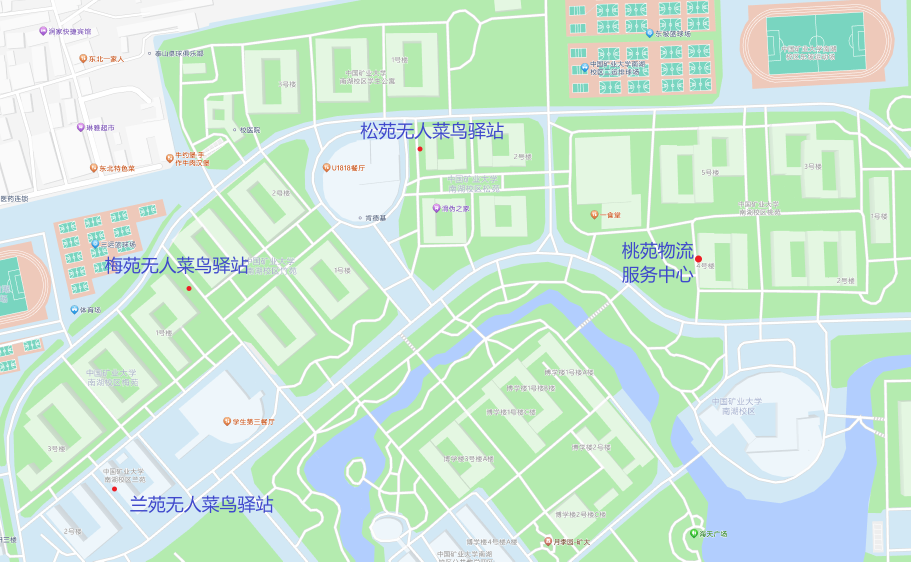
#> input picture data/maps/cumtlive_logistics_locations_reddots.png, 1821 x 1123 px, found by its file name (shown at 1/2 size)
$ python fit_fft_georef.py
#> lines starting #> are read from the running program, lines starting #| are printed output that depends on the picture; after the words box and inside, x2 and y2 are one past the last pixel; in counts of white or black regions, pixels touching at a corner belong together
# -*- coding: utf-8 -*-
"""道路配准：用"精确率与召回率的几何平均"做评分。

对二值图，重合格数 C 同时正比于精确率 (C/N_tmpl) 与召回率 (C/N_img)，
所以 F1 ∝ C / sqrt(N_tmpl)。这一步归一化是关键，
否则搜索会一路退化成"把矢量图缩成一个小点"。
"""
import json
import math

import numpy as np
from PIL import Image

IMG = r'D:\java大作业\data\maps\cumtlive_logistics_locations_reddots.png'
GEO = r'D:\java大作业\data\geo\cumt_nanhu_campus.geojson'
MLAT = 110574.0
MLON = 111320.0 * math.cos(math.radians(34.21))
STEP = 3

im = Image.open(IMG).convert('RGB')
#> im is the input picture: PIL image 1821x1123 RGB; mean R, G, B 204.2, 232.5, 213.2
W, H = im.size
#> W = 1821; H = 1123
a = np.asarray(im).astype(np.int16)
R, G, B = a[:, :, 0], a[:, :, 1], a[:, :, 2]
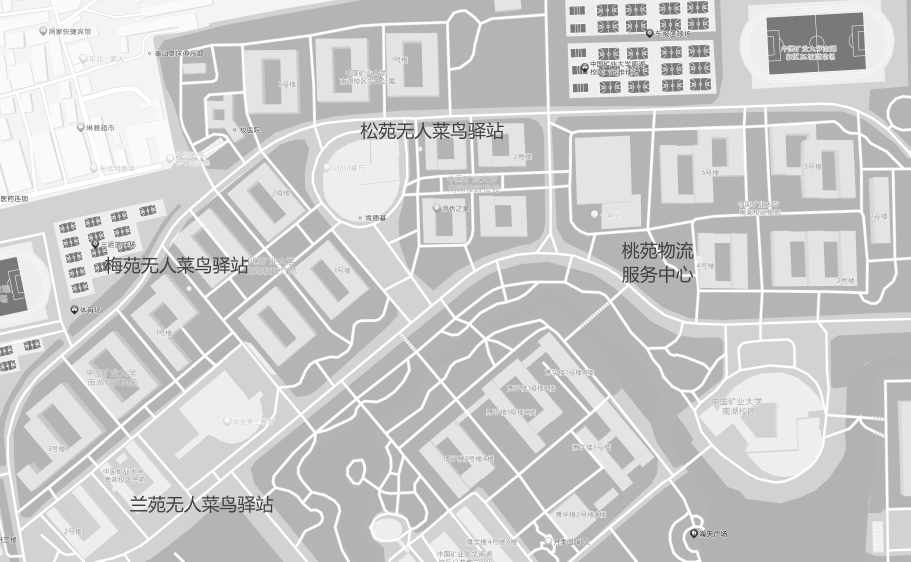
#> R: shape (1123, 1821) int16 (shown at 1/2 size); min 34, max 255, mean 204.2
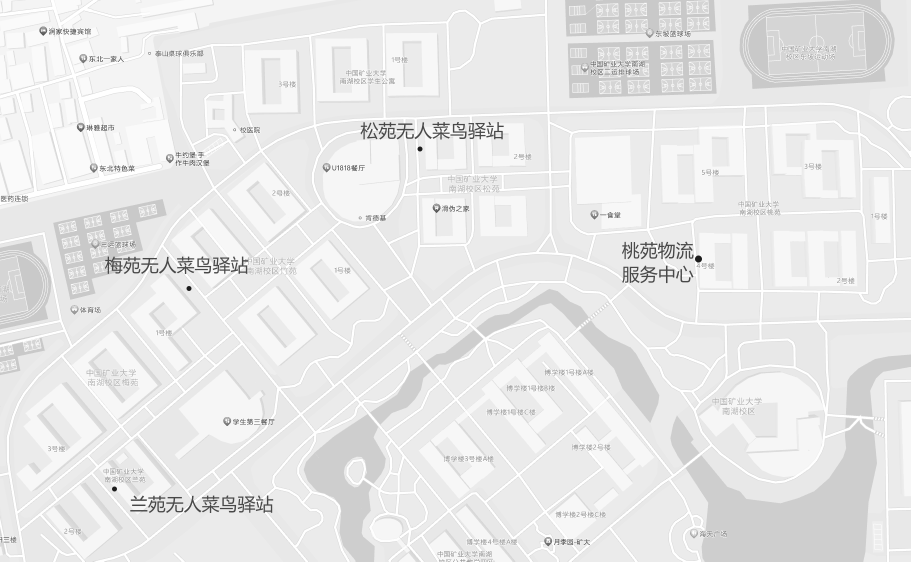
#> G: shape (1123, 1821) int16 (shown at 1/2 size); min 28, max 255, mean 232.5
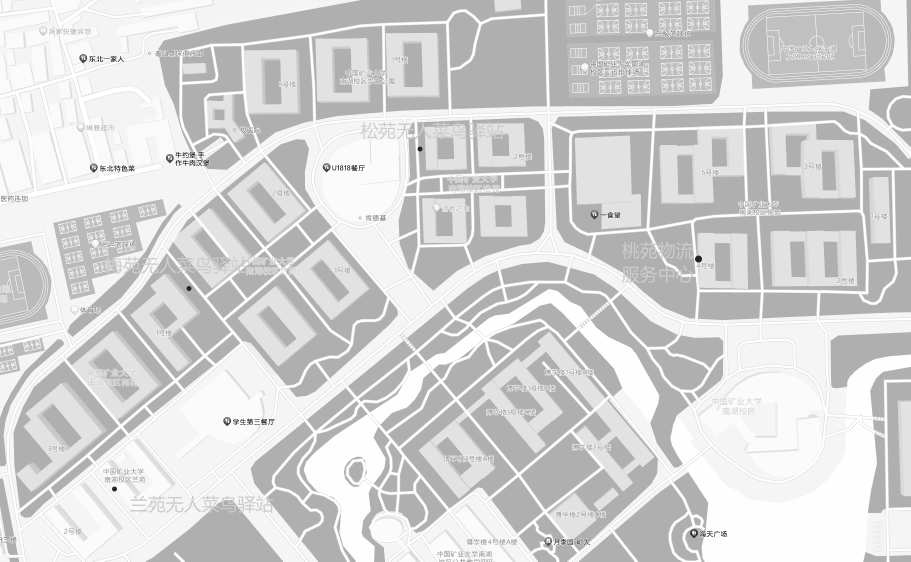
#> B: shape (1123, 1821) int16 (shown at 1/2 size); min 36, max 255, mean 213.2
white = (R >= 248) & (G >= 248) & (B >= 248)
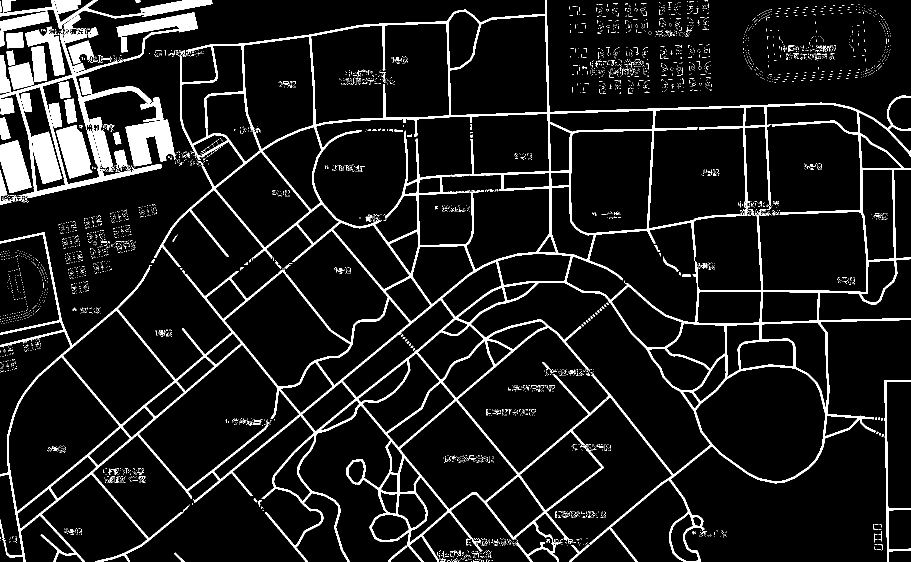
#> white: shape (1123, 1821) bool (shown at 1/2 size); 9.3% white; 4439 white regions (4347 under 20 px), largest, box (x1, y1, x2, y2) and area: (0, 0, 1821, 1123) 111024, (0, 66, 324, 403) 9798, (251, 239, 351, 333) 5753


def erode(m, r=1):
#> called with r = 1
    o = m.copy()
    for dy in range(-r, r + 1):
        for dx in range(-r, r + 1):
            if dx or dy:
                o &= np.roll(np.roll(m, dy, axis=0), dx, axis=1)
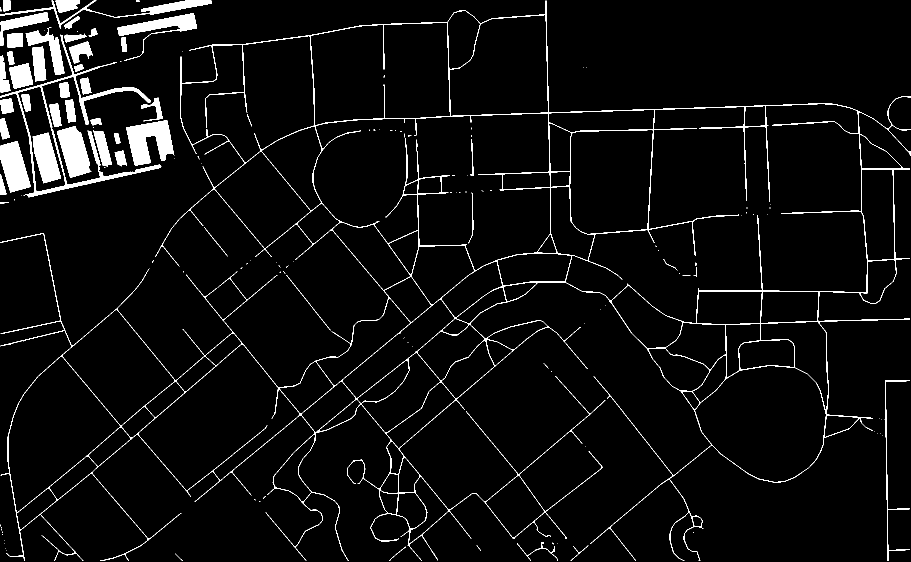
#> o: shape (1123, 1821) bool (shown at 1/2 size); 4.4% white; 144 white regions (93 under 20 px), largest, box (x1, y1, x2, y2) and area: (1, 1, 1821, 1122) 38268, (0, 69, 323, 395) 6329, (252, 240, 348, 331) 5217
    return o


def dilate(m, r=1):
#> called with r = 2
    o = m.copy()
    for dy in range(-r, r + 1):
        for dx in range(-r, r + 1):
            if dx or dy:
                o |= np.roll(np.roll(m, dy, axis=0), dx, axis=1)
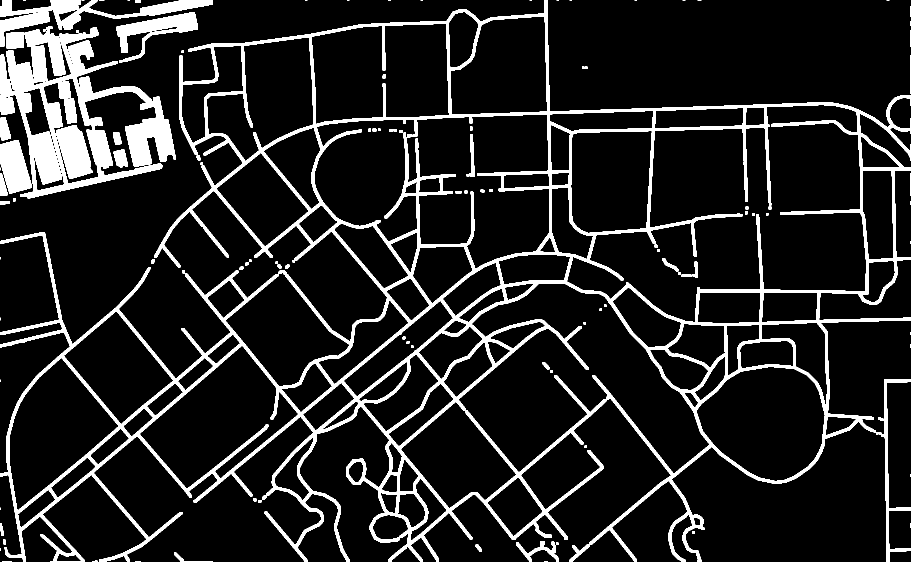
#> o: shape (1123, 1821) bool (shown at 1/2 size); 12.6% white; 114 white regions (35 under 20 px), largest, box (x1, y1, x2, y2) and area: (0, 0, 1821, 1123) 178190, (0, 53, 352, 397) 42567, (0, 0, 426, 94) 9905
    return o


road = dilate(erode(white, 1), 2)

h2, w2 = H // STEP, W // STEP
#> h2 = 374; w2 = 607
img = road[:h2 * STEP, :w2 * STEP].reshape(h2, STEP, w2, STEP).mean(axis=(1, 3))
img = (img > 0.28).astype(np.float32)
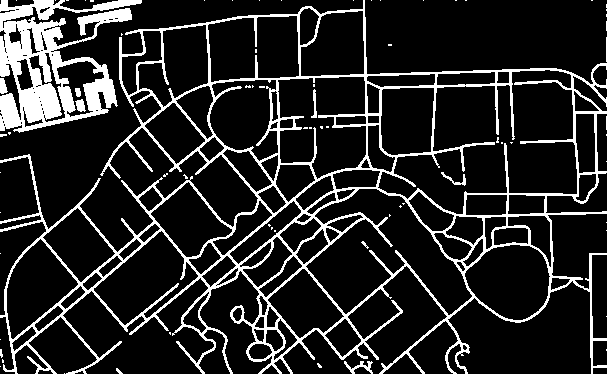
#> img: shape (374, 607) float32; values 0 (black) and 1 (white), 15% white; 72 white regions (61 under 20 px), largest, box (x1, y1, x2, y2) and area: (0, 0, 607, 374) 24681, (0, 0, 142, 133) 8473, (344, 361, 373, 374) 143
N_IMG = float(img.sum())
#> N_IMG = 34069
print('road cells img=%d (%.1f%%)' % (N_IMG, 100 * N_IMG / (h2 * w2)))
#| road cells img=34069 (15.0%)

#> (the run stopped early here; a loop or call above may not have finished)
